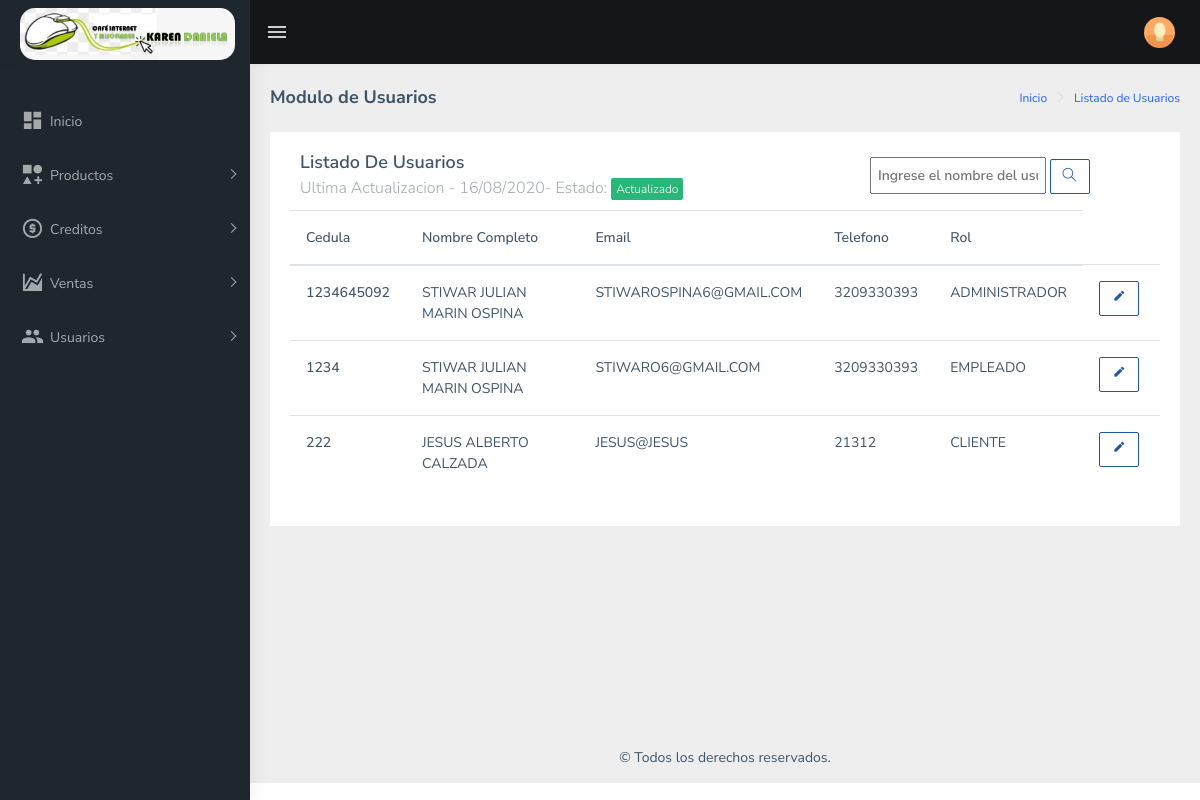
The page /resources/public/views/platform/modules/usuarios/listadoUsuarios.php (signed in) on the database its author committed.
### tables this page shows
CREATE TABLE `usuarios` (
  `idusuarios` int(11) NOT NULL,
  `nombres` varchar(45) NOT NULL,
  `cedula` varchar(13) NOT NULL,
  `usuario` varchar(45) DEFAULT NULL,
  `clave` varchar(45) DEFAULT NULL,
  `email` varchar(105) NOT NULL,
  `telefono` varchar(20) NOT NULL,
  `idrol` int(11) NOT NULL
);

CREATE TABLE `rol` (
  `idrol` int(11) NOT NULL,
  `nombre_rol` varchar(45) NOT NULL
);

### database/DataSource.php (called while the page is built, shortened)
<?php
  class DataSource{
  private $conexion;
	public function __construct(){
		try{
			$this->cadenaConexion = "mysql:host=".HOST.";dbname=".BASENAME;
      $this->conexion = new PDO($this->cadenaConexion,USERDATABASE,PASSDATABASE);
		}catch(PDOException $e){
			echo "<div class='alert alert-inv alert alert-dark alert-wth-icon alert-dismissible fade show'
                                     role='alert'>
                <span class='alert-icon-wrap'>
                    <i class='zmdi zmdi-bug'></i>
                </span> ".$e->getMessage()."
            </div>";
      }
	}
	public function ejecutarConsulta($sql,$values = array()){
    try{
		  if($sql != ""){
			$consulta = $this->conexion->prepare($sql);
      $consulta->execute($values);
			$tabla_datos = $consulta->fetchAll(PDO::FETCH_ASSOC);
			return $tabla_datos;}
            else{return 0;}
      }catch(PDOException $e){
        echo "<div class='alert alert-inv alert
                                       alert-dark alert-wth-icon
                                       alert-dismissible fade show'
                                       role='alert'>
                              <span class='alert-icon-wrap'>
                                    <i class='zmdi zmdi-bug'></i>
                              </span> ".$e->getMessage()."
                             </div>";}
  }
}
 ?>

### app/providers/pdo/usuariosDao.php (called while the page is built, shortened)
<?php
    require_once(DATABASE_PATH.'DataSource.php');
    require_once(CONTROLLERS_PATH.'usuariosController.php');
    require_once(MODEL_PATH.'usuarios.php');
    class usuariosDao{
        public static function listarUsuarios(){
            $data_source = new DataSource();
            $data_table = $data_source->ejecutarConsulta("SELECT * FROM usuarios JOIN rol ON usuarios.idrol = rol.idrol");
            if(count($data_table)>0){
                $arrayModel = array();
                foreach($data_table as $clave => $value){
                    $objModel = new usuarios(
                        $data_table[$clave]['idusuarios'],
                        $data_table[$clave]['nombres'],
                        $data_table[$clave]['cedula'],
                        $data_table[$clave]['usuario'],
                        $data_table[$clave]['clave'],
                        $data_table[$clave]['email'],
                        $data_table[$clave]['telefono'],
                        $data_table[$clave]['nombre_rol']
                    );
                    array_push($arrayModel,$objModel);
                }
                return $arrayModel;
            }else{
                return false;
            }
        }
    }
?>

### app/model/usuarios.php (called while the page is built, shortened)
<?php
    class usuarios{
        private $idusuarios;
        private $nombres;
        private $cedula;
        private $email;
        private $telefono;
        private $idrol;
        public function __Construct($idusuarios,$nombres,$cedula,$usuario,$clave,$email,$telefono,$idrol){
            $this->idusuarios=$idusuarios;
            $this->nombres=$nombres;
            $this->cedula=$cedula;
            $this->email=$email;
            $this->telefono=$telefono;
            $this->idrol=$idrol;
        }
        public function getId_usuarios(){return $this->idusuarios;}
        public function getNombres(){return $this->nombres;}
        public function getCedula(){return $this->cedula;}
        public function getEmail(){return $this->email;}
        public function getTelefono(){return $this->telefono;}
        public function getId_rol(){return $this->idrol;}
    }
?>

### app/controllers/usuariosController.php (the view, shortened to what this page needs)
<?php
    require_once(MODEL_PATH.'usuarios.php');
    require_once(PDO_PATH.'usuariosDao.php');
    class usuariosController{
        public static function listarUsuarios(){
            $objUsuarios = usuariosDao::listarUsuarios();
            if($objUsuarios != false){
                echo "
                <div class='d-md-flex align-items-center'>
                     <div class='col-sm-8'>
                         <h4 class='card-title'>Listado De Usuarios </h4>
                         <h5 class='card-subtitle'> Ultima Actualizacion - ".date("d").'/'. date("m").'/'.date("Y"). "- Estado: <span class='badge badge-success'>Actualizado</span></h5>
                     </div>
                     <div style='width:100%;'>
                         <input type='text' id='nombreUsuarios' name='nombreUsuarios' placeholder='Ingrese el nombre del usuario' required='' class='card-title' style='padding:6px;'>
                         <button class='btn btn-outline-info' id='busqueda' name='busqueda'><i class='ti-search'></i> </button>
                     </div>
                 </div>
                 <table class='table'>
                     <thead>
                         <tr>
                             <th scope='col'>Cedula</th>
                             <th scope='col'>Nombre Completo</th>
                             <th scope='col'>Email</th>
                             <th scope='col'>Telefono</th>
                             <th scope='col'>Rol</th>
                         </tr>
                     </thead>
                     <tbody>";
                     foreach($objUsuarios as $clave => $value){
                         echo "<tr style='text-transform:uppercase;'>
                                 <th scope='row'>".$objUsuarios[$clave]->getCedula()."</th>
                                 <td valign='midle'>".$objUsuarios[$clave]->getNombres()."</td>
                                 <td valign='midle'>".$objUsuarios[$clave]->getEmail()."</td>
                                 <td valign='midle'>".$objUsuarios[$clave]->getTelefono()."</td>
                                 <td valign='midle'>".$objUsuarios[$clave]->getId_rol()."</td>
                                 <td>
                                     <a class='btn btn-outline-info' href='".PLATFORM_SERVER.'modules/usuarios/modificarUsuarios.php?id='.$objUsuarios[$clave]->getId_usuarios()."' style='margin-right:5px;'><i class=' mdi mdi-border-color'></i></a>
                                 </td>
                             </tr>";
                     }
                     echo "
                     </tbody>
                 </table>";
            }
        }
    }
?>

### rows shown on the page
usuarios: cedula "1234645092", nombres "STIWAR JULIAN MARIN OSPINA", email "STIWAROSPINA6@GMAIL.COM", telefono "3209330393", idrol.nombre_rol "ADMINISTRADOR"
usuarios: cedula "1234", nombres "STIWAR JULIAN MARIN OSPINA", email "STIWARO6@GMAIL.COM", telefono "3209330393", idrol.nombre_rol "EMPLEADO"
usuarios: cedula "222", nombres "JESUS ALBERTO CALZADA", email "JESUS@JESUS", telefono "21312", idrol.nombre_rol "CLIENTE"
